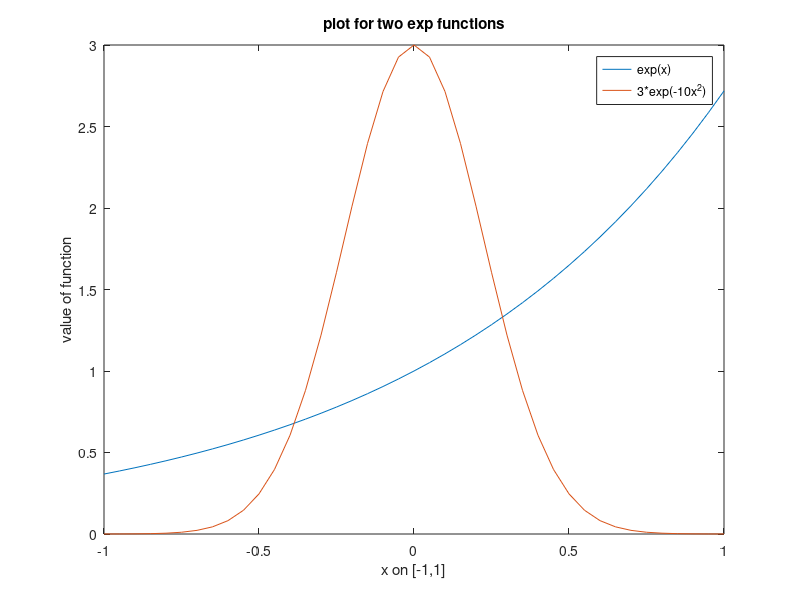

The MATLAB script that drew this image:
x = -1:0.05:1;
y1 = exp(x);
y2 = 3 * exp(-10 * x .^ 2);
plot(x, y1)
hold on
plot(x, y2)
xlabel('x on [-1,1]'), ylabel('value of function')
title('plot for two exp functions')
legend('exp(x)', '3*exp(-10x^2)')